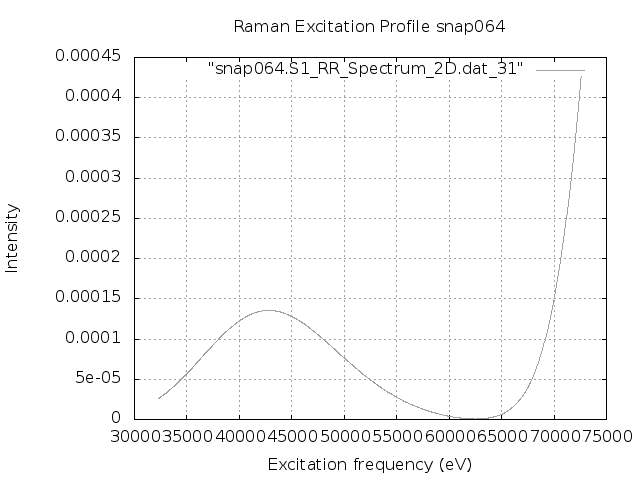

Here is the gnuplot script that generated this plot:
set terminal png
set output "snap064.S1.REP_frozen.png"
set xlabel 'Excitation frequency (eV)'
set ylabel 'Intensity'
set title "Raman Excitation Profile snap064"
set grid
set autoscale
plot "snap064.S1_RR_Spectrum_2D.dat_31" with lines lc "blue"
exit
